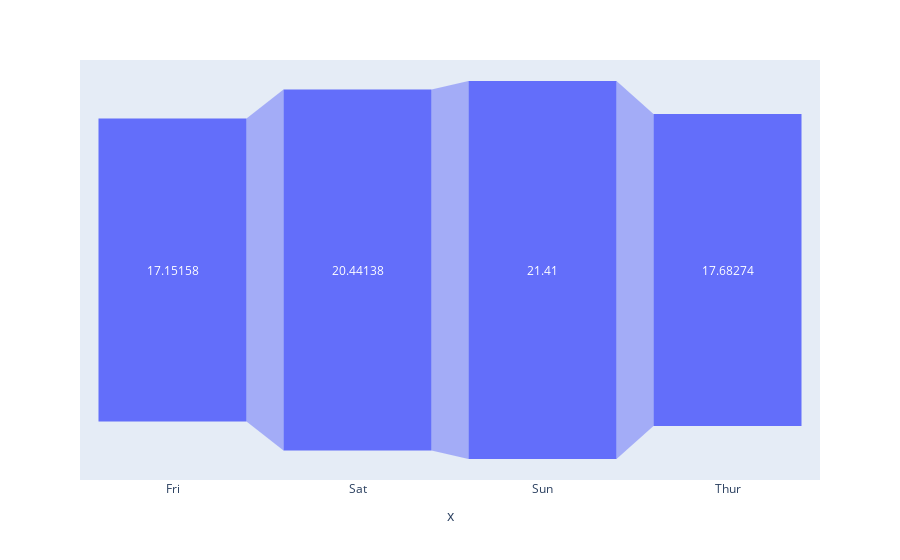

The notebook cell this image was saved under:
### Code cell
# making in funnel
fig = px.funnel(x = df2['day'], y = df2['total_bill'],)
fig.show()

### Figure 1 — Plotly figure (JSON) as saved in the notebook; plotly's stock layout.template omitted (floating-point values rounded to 4 significant figures)
{"data": [{"hovertemplate": "x=%{x}<br>y=%{y}<extra></extra>", "legendgroup": "", "marker": {"color": "#636efa"}, "name": "", "orientation": "v", "showlegend": false, "type": "funnel", "x": ["Fri", "Sat", "Sun", "Thur"], "xaxis": "x", "y": [17.15, 20.44, 21.41, 17.68], "yaxis": "y"}], "layout": {"legend": {"tracegroupgap": 0}, "margin": {"t": 60}, "xaxis": {"anchor": "y", "domain": [0, 1], "title": {"text": "x"}}, "yaxis": {"anchor": "x", "domain": [0, 1], "title": {"text": "y"}}}}
